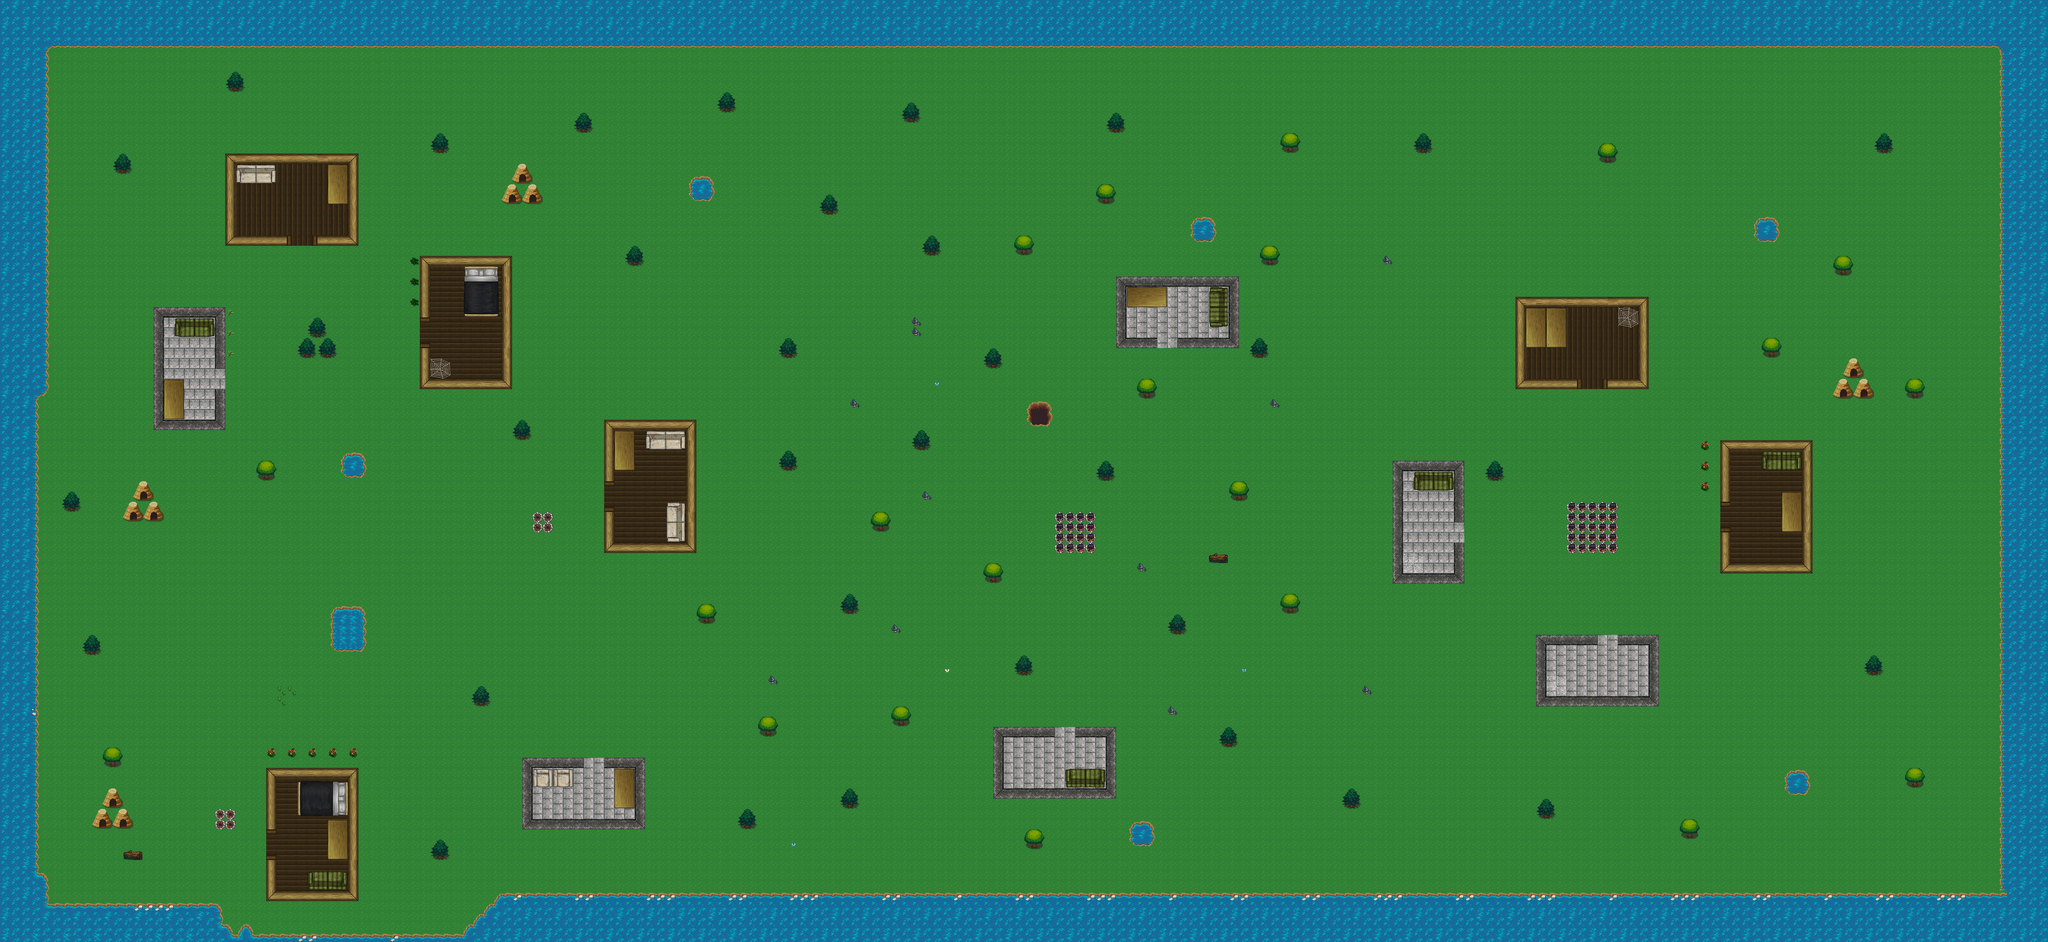

This is a level from a 2D game, rendered from its Tiled map with the project's own tilesets. A one-line summary and the map file follow, with tile-layer data summarised:
An orthogonal 200x92 tile map with 32x32 px tiles, 9 tile layers (Grass, Lake, wood-wall, Tile Layer 2, ...), 3 tilesets and 254 objects (42x Item.medkit, 32x Item.rifleammo, 19x Spawner.zombie, 15x Item.rifle, 15x Item.handgunammo, ...).

<map version="1.0" tiledversion="1.1.4" orientation="orthogonal" renderorder="right-down" width="200" height="92" tilewidth="32" tileheight="32" infinite="0" nextobjectid="703">
 <tileset firstgid="1" source="forest_tiles.tsx" />
 <tileset firstgid="257" source="house_tiles.tsx" />
 <tileset firstgid="924" source="object_tiles.tsx" />
 <layer name="Grass" width="200" height="92">
  <data>[18400 cells, 18400 non-empty, 5 distinct tile ids]</data>
 </layer>
 <layer name="Lake" width="200" height="92">
  <data>[18400 cells, 20 non-empty, 12 distinct tile ids]</data>
 </layer>
 <layer width="200" height="92">
  <data>[18400 cells, 0 non-empty, 0 distinct tile ids]</data>
 </layer>
 <layer name="wood-wall" width="200" height="92">
  <data>[18400 cells, 72 non-empty, 6 distinct tile ids]</data>
 </layer>
 <layer name="Tile Layer 2" width="200" height="92">
  <data>[18400 cells, 386 non-empty, 28 distinct tile ids]</data>
 </layer>
 <layer name="Houses" width="200" height="92">
  <data>[18400 cells, 1435 non-empty, 68 distinct tile ids]</data>
 </layer>
 <objectgroup name="houses-collision">
  <object id="25" x="832" y="2592">
   <polyline points="0,0 0,-192 288,-192 288,224 0,224 0,160 0.125,79 31.875,79.25 32,192 256,192 256,-160 32,-160 32,0 32,16.7273 -0.0909091,17 -0.0909091,0" />
  </object>
  <object id="83" x="832" y="2592">
   <polyline points="0,0 0,-192 288,-192 288,224 0,224 0,160 0.125,79 31.875,79.25 32,192 256,192 256,-160 32,-160 32,0 32,16.7273 -0.0909091,17 -0.0909091,0" />
  </object>
  <object id="129" x="4350" y="1442">
   <polyline points="0,0 2,382 226,382 226,254 194,254 194,350 34,350 34,30 194,30 194,190 226,190 226,-2 2,-2" />
  </object>
  <object id="132" x="4992" y="1986">
   <polyline points="0,0 -192,-2 -192,222 192,222 192,-2 64,-2 64,30 160,30 160,190 -160,190 -160,30 0,30 0,-2" />
  </object>
  <object id="133" x="4944.67" y="1215.33">
   <polyline points="0,0 -208.667,0.666667 -208.667,-287.333 207.333,-287.333 207.333,0.666667 61.3333,0.666667 61.3333,-31.3333 175.333,-31.3333 175.333,-255.333 -176.667,-255.333 -176.667,-31.3333 -0.666667,-31.3333 0,-1.33333" />
  </object>
  <object id="134" x="5375.33" y="1583.33">
   <polyline points="0,0 0.666667,-207.333 288.667,-207.333 288.667,208.667 0.666667,208.667 0.666667,64.6667 32,64.6667 32.6667,176.667 256.667,176.667 256.667,-175.333 32.6667,-175.333 32.6667,-0.666667 -0.666667,0" />
  </object>
  <object id="140" x="3105" y="2274">
   <polyline points="0,0 -1,222 383,222 383,-2 255,-2 255,30 351,30 351,190 31,190 31,30 191,30 191,-2 -1,-2" />
  </object>
  <object id="141" x="913" y="768">
   <polyline points="0,0 -209,0 -209,-288 207,-288 207,0 62,0 61,-31 175,-32 175,-256 -177,-256 -177,-32 -1,-32 -1,-2" />
  </object>
  <object id="142" x="703" y="1217">
   <polyline points="0,0 1,127 -223,127 -223,-257 1,-257 1,-65 -31,-65 -31,-225 -191,-225 -191,95 -31,95 -31,-1 1,-1" />
  </object>
  <object id="196" x="5880" y="-728" />
  <object id="198" x="4169.7" y="-509.091" />
  <object id="212" x="3488" y="861.333">
   <polyline points="0,0 0,226.667 128,226.667 128,194.667 32,194.667 32,34.6667 352,34.6667 352,194.667 192,194.667 192,226.667 384,226.667 384,2.66667 0,2.66667" />
  </object>
  <object id="219" x="-148" y="1366">
   <polyline points="0,0 0,-4" />
  </object>
  <object id="295" x="1890" y="1518">
   <polyline points="0,0 -2,-206 286,-206 286,210 -2,210 -6,64 26,64 30,178 254,178 254,-174 30,-174 32,2 2,2" />
  </object>
  <object id="297" x="1824" y="2368">
   <polyline points="0,0 -192,0 -192,224 192,224 192,0 64,0 64,32 160,32 160,192 -160,192 -160,32 0,32 0,0" />
  </object>
  <object id="304" x="516" y="1182">
   <polyline points="0,0 60,2 60,130" />
  </object>
  <object id="305" x="5632" y="1536">
   <polyline points="0,0 -64,0 -64,128 0,128" />
  </object>
  <object id="306" x="4894" y="958">
   <polyline points="0,0 2,130 -126,130" />
  </object>
  <object id="307" x="3648" y="896">
   <polyline points="0,0 0,64 -128,64" />
  </object>
  <object id="308" x="1986" y="1340">
   <polyline points="0,0 -2,132 -66,132" />
  </object>
  <object id="309" x="512" y="1184">
   <polyline points="0,0 64,0 64,128" />
  </object>
  <object id="310" x="1024" y="506">
   <polyline points="0,0 0,134 64,134" />
  </object>
  <object id="311" x="1920" y="2400">
   <polyline points="0,0 0,128 64,128" />
  </object>
  <object id="702" x="1312" y="1088">
   <polyline points="0,0 0,128 288,128 288,-288 0,-288 0,-96 0.333333,-79.3333 31.6667,-80 32,-96 32,-256 256,-256 256,96 32,96 32,0 32.5,-16.5 0,-16.5 0.5,-0.5" />
  </object>
 </objectgroup>
 <layer name="house-objects" width="200" height="92">
  <data>[18400 cells, 266 non-empty, 65 distinct tile ids]</data>
 </layer>
 <objectgroup name="objects-collision">
  <!-- 230 objects omitted --></objectgroup>
 <layer name="water" width="200" height="92">
  <data>[18400 cells, 2684 non-empty, 22 distinct tile ids]</data>
 </layer>
 <objectgroup name="collision">
  <!-- 172 objects omitted --></objectgroup>
 <objectgroup name="spawners-zombies">
  <!-- 165 objects omitted --></objectgroup>
 <layer name="fire" width="200" height="92">
  <data>[18400 cells, 5 non-empty, 1 distinct tile ids]</data>
 </layer>
 <objectgroup name="inventory-items">
  <!-- 137 objects omitted --></objectgroup>
</map>
<!-- 230 of 254 objects omitted -->
